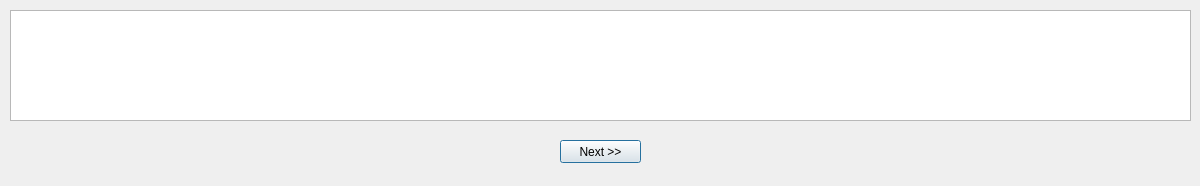
<?xml version="1.0" encoding="UTF-8"?>
<ui version="4.0">
 <class>enter_bits</class>
 <widget class="QDialog" name="enter_bits">
  <property name="geometry">
   <rect>
    <x>0</x>
    <y>0</y>
    <width>1200</width>
    <height>186</height>
   </rect>
  </property>
  <property name="windowTitle">
   <string>Dialog</string>
  </property>
  <widget class="QTableWidget" name="tableWidget">
   <property name="geometry">
    <rect>
     <x>10</x>
     <y>10</y>
     <width>1181</width>
     <height>111</height>
    </rect>
   </property>
  </widget>
  <widget class="QPushButton" name="enter_bits_button">
   <property name="geometry">
    <rect>
     <x>560</x>
     <y>140</y>
     <width>81</width>
     <height>23</height>
    </rect>
   </property>
   <property name="text">
    <string>Next &gt;&gt;</string>
   </property>
  </widget>
 </widget>
 <resources/>
 <connections>
  <connection>
   <sender>enter_bits_button</sender>
   <signal>clicked()</signal>
   <receiver>enter_bits</receiver>
   <slot>close()</slot>
   <hints>
    <hint type="sourcelabel">
     <x>601</x>
     <y>151</y>
    </hint>
    <hint type="destinationlabel">
     <x>715</x>
     <y>149</y>
    </hint>
   </hints>
  </connection>
 </connections>
</ui>
